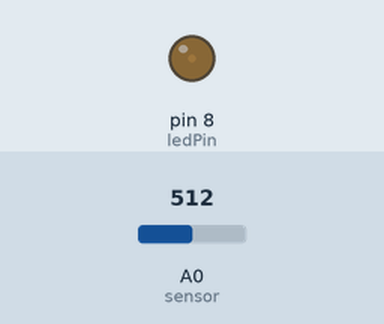
The program below on a simulated Arduino Mega 2560, built with avr-gcc and run on an emulated ATmega2560. On the bench: output pins drawn as LEDs (lit = HIGH). The inputs (shaded band) are chosen by the test bench; at power-on: A0 (sensor) = 512. What the program prints to the serial monitor is not drawn.

Above: at 0.1 s.
At 18.1 s:
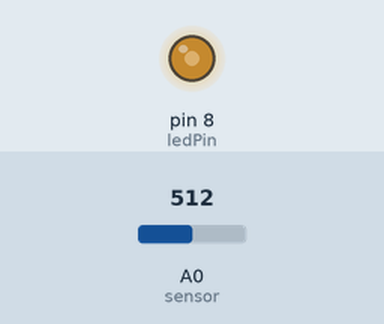
At 28.1 s:
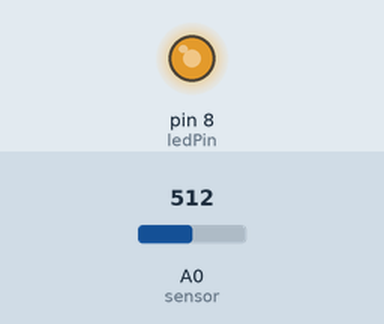
At 38.1 s:
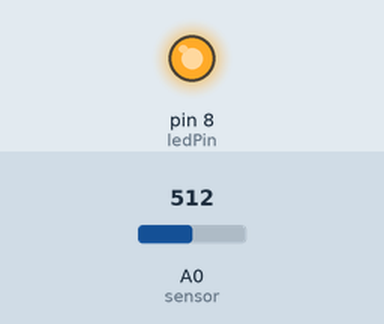
Timing chart, 0 to 39.6 s (numbered marks = the images above):
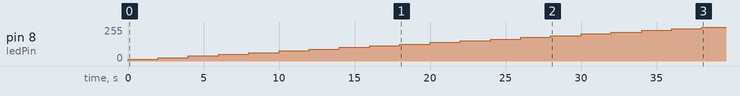

Measured:
- by itself, pin 8 (ledPin): moves from 0/255 to 255/255 over 38.0 s

The program:

main.cpp
```cpp
#include <Arduino.h>
#include <AnalogPin.h>
#include <DigitalPin.h>

int ledPin = 8;
unsigned int counter = 0;
int val1 = 0;
AnalogPin photocell(A0);
DigitalPin ledControlPin(ledPin);

void adc_init() {
  ADCSRA |= (1 << ADPS2) | (1 << ADPS1) | (1 << ADPS0);
  ADMUX |= (1 << REFS0);
  ADCSRA |= (1 << ADEN);
  ADCSRA |= (1 << ADSC);
}

void setup() {
  Serial.begin(9600);
  ledControlPin.setPinMode(OUTPUT);
  adc_init();
}

float measureLEDCurrent() {
  int ledCurrentReading = analogRead(A0); // Read current sensor on A0
  float ledCurrent_mA = ledCurrentReading * 5.0 / 1023.0; // Convert to mA
  return ledCurrent_mA;
}

float measurePhotocellCurrent() {
  int photocellCurrentReading = analogRead(A0); // Read current sensor on A0
  float photocellCurrent_mA = photocellCurrentReading * 5.0 / 1023.0; // Convert to mA
}


void loop() {
  if (counter <= 20) {
    int dutyCycle = 5 + counter * 5;

    analogWrite(ledPin, (dutyCycle * 255) / 100);

    delay(2000);
    val1 = photocell.read();

    // Calculate LED current (mA)
    float ledCurrent = measureLEDCurrent();

    // Calculate LED resistance (Ohms)
    float ledVoltage = (dutyCycle / 100.0) * 5.0;
    float ledResistance = ledVoltage / ledCurrent;

    // Calculate photocell current (mA)
    float photocellCurrent = measurePhotocellCurrent();

    // Calculate photocell resistance (Ohms)
    float photocellVoltage = 5.0 - (val1 * 5.0 / 1023.0);
    float photocellResistance = photocellVoltage / photocellCurrent;

    float photocellResistanceVsLEDCurrent = photocellResistance / ledCurrent;

    //Serial.print("Duty Cycle (%): ");
    Serial.print(dutyCycle);
    //Serial.print(", LED Current (mA): ");
    //Serial.print(ledCurrent);
    //Serial.print(", LED Resistance (Ohms): ");
    //Serial.print(ledResistance);
    Serial.print(" ");
    //Serial.print(", Photocell Current (mA): ");
    //Serial.print(photocellCurrent);
    //Serial.print(", Photocell Resistance (Ohms): ");
    //Serial.print(photocellResistance);
    //Serial.print(",  LED  Voltage ");
    //Serial.println(ledvoltage);
    //Serial.print(",  Photocell  Voltage ");
    //Serial.println(photovolts);

    counter++;
  }
}
```

AnalogPin.cpp
```cpp
#include "AnalogPin.h"

AnalogPin::AnalogPin(byte pin) {
  pinNumber = pin;
}

int AnalogPin::read() {
  return analogRead(pinNumber);
}
```

AnalogPin.h
```cpp
#ifndef AnalogPin_h
#define AnalogPin_h

#include <Arduino.h>

class AnalogPin {
public:
  AnalogPin(byte pin);
  int read();

private:
  byte pinNumber;
};

#endif
```

DigitalPin.cpp
```cpp
#include "DigitalPin.h"

DigitalPin::DigitalPin(byte pin) {
  pinNumber = pin;
  pinMode(pinNumber, INPUT);
}

void DigitalPin::setPinMode(byte mode) {
  pinMode(pinNumber, mode);
}

void DigitalPin::setDutyCycle(uint8_t percent) {
  uint16_t dutyCycleValue = (percent * ICR1) / 100;
  OCR1A = dutyCycleValue;
}

int DigitalPin::read() {
  return digitalRead(pinNumber);
}

void DigitalPin::write(int value) {
  digitalWrite(pinNumber, value);
}
```

DigitalPin.h
```cpp
#ifndef DigitalPin_h
#define DigitalPin_h

#include <Arduino.h>

class DigitalPin {
public:
  DigitalPin(byte pin);
  void setPinMode(byte mode);
  void setICR(uint16_t value);
  void setDutyCycle(uint8_t percent);
  int read();
  void write(int value);

private:
  byte pinNumber;
};

#endif
```
